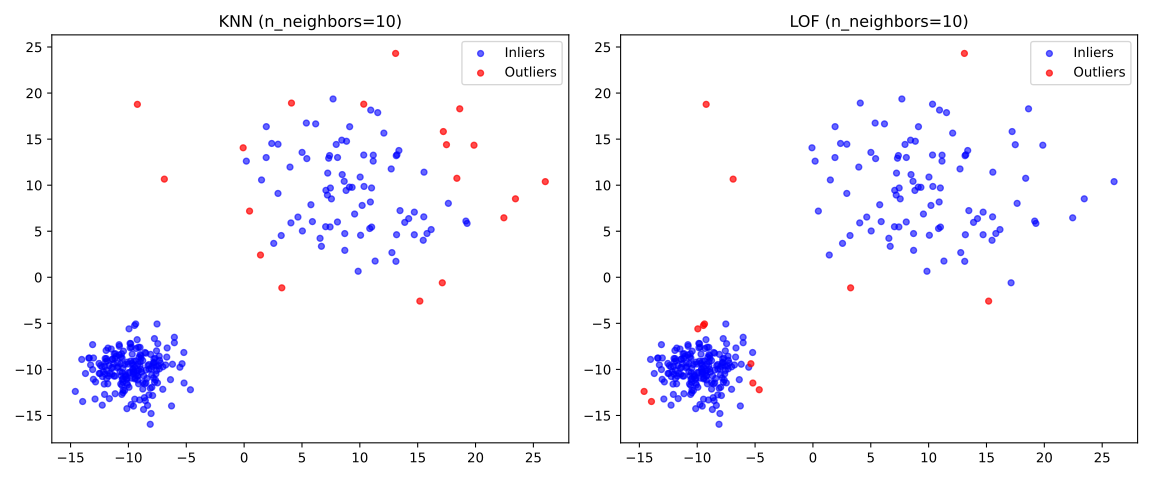

Write the Python code that produced this figure.
import numpy as np
import matplotlib.pyplot as plt
from sklearn.datasets import make_blobs
from pyod.models.knn import KNN
from pyod.models.lof import LOF

X, y_true = make_blobs(
    n_samples=[200, 100],
    n_features=2,
    centers=[(-10, -10), (10, 10)],
    cluster_std=[2, 6],
    random_state=10
)

contamination = 0.07
n_neighbors = 10  # can change to see different behavior

knn_model = KNN(contamination=contamination, n_neighbors=n_neighbors)
knn_model.fit(X)
y_knn = knn_model.predict(X)

lof_model = LOF(contamination=contamination, n_neighbors=n_neighbors)
lof_model.fit(X)
y_lof = lof_model.predict(X)

fig, axes = plt.subplots(1, 2, figsize=(12, 5))
titles = [f"KNN (n_neighbors={n_neighbors})", f"LOF (n_neighbors={n_neighbors})"]
predictions = [y_knn, y_lof]

for ax, title, y_pred in zip(axes, titles, predictions):
    inliers = X[y_pred == 0]
    outliers = X[y_pred == 1]
    ax.scatter(inliers[:, 0], inliers[:, 1], color='blue', s=20, alpha=0.6, label='Inliers')
    ax.scatter(outliers[:, 0], outliers[:, 1], color='red', s=20, alpha=0.7, label='Outliers')
    ax.set_title(title)
    ax.legend(loc='upper right')

plt.tight_layout()
plt.savefig("ex3.svg")
